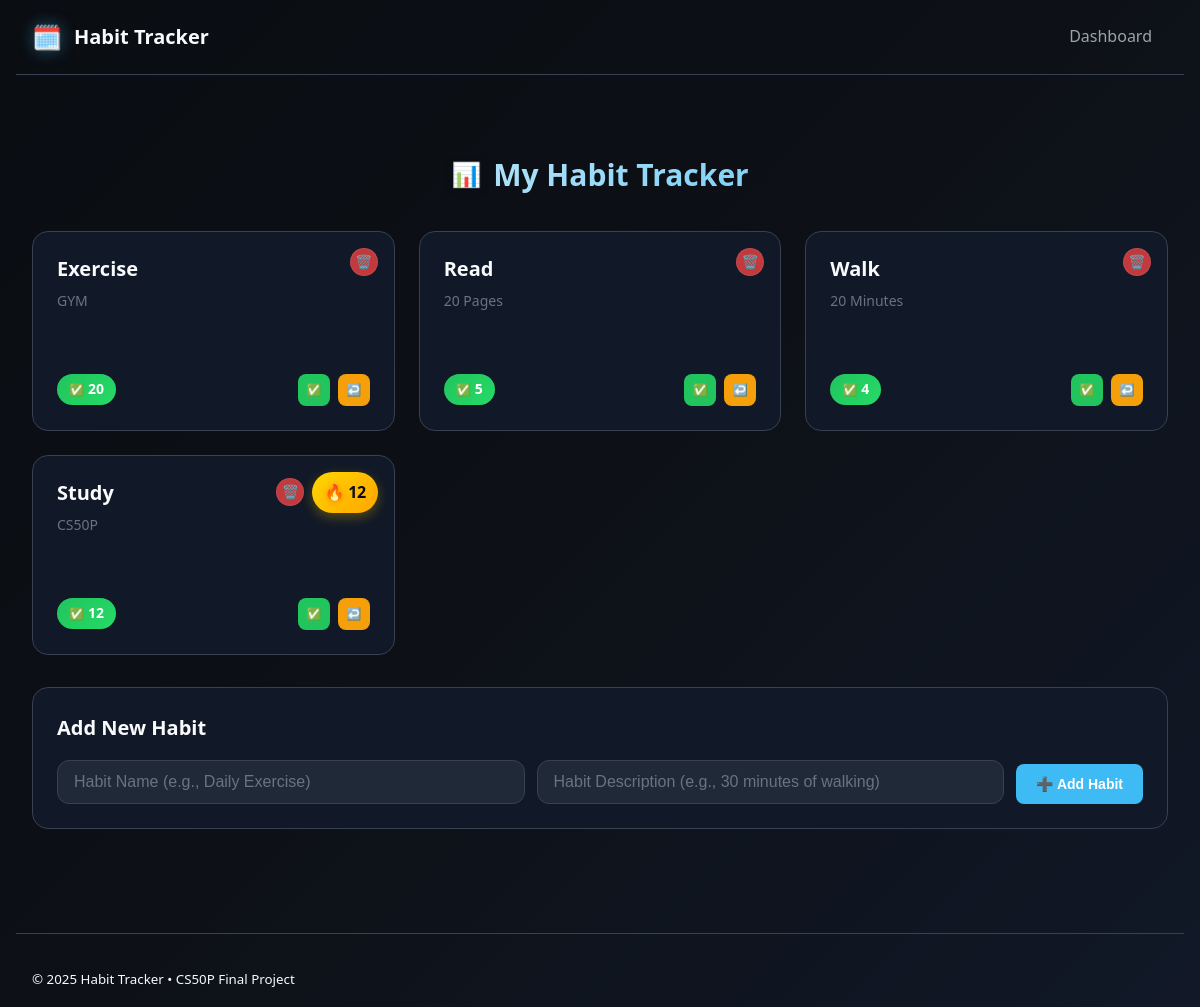
The page / on the database its author committed.
### tables this page shows
CREATE TABLE habits (
        id INTEGER PRIMARY KEY AUTOINCREMENT,
        name TEXT NOT NULL UNIQUE,
        description TEXT,
        created_date DATE NOT NULL
    );

### project.py (the view)
@app.route("/")
def index():
    habit_rows = habit_manager.get_all()
    habits = []
    for row in habit_rows:
        habit = dict(row)
        habit['streak'] = habit_manager.streak(habit['id'])
        habits.append(habit)
    return render_template("index.html", habits=habits)

### project.py (called while the page is built)
    def get_all(self):
        con = sqlite3.connect(self.db_name)
        con.row_factory = sqlite3.Row  # 👈 this makes rows act like dicts
        db = con.cursor()
        db.execute("SELECT h.* , count(t.id) as total_done from habits h left join habit_tracker t on h.id = t.habit_id group by h.id  ")
        habits = db.fetchall()
        con.close()
        return habits

    def streak(self,habit_id):
        today = datetime.date.today()
        streak = 0
        con = sqlite3.connect(self.db_name)
        db = con.cursor()
        streakrows = db.execute("select date from habit_tracker where habit_id = ? order by date DESC", (habit_id,))
        for row in streakrows.fetchall():
            completed_date = datetime.date.fromisoformat(row[0])
            if completed_date == today - datetime.timedelta(days=streak):
                streak += 1
            else:
                break
        return streak

### templates/index.html
{% extends "layout.html" %}
{% block main %}
<h1>My Habit Tracker</h1>
{% if habits %}
<div class="habit-list">
    {% for habit in habits %}
    <div class="habit-card" onclick="window.location.href='/habit/{{ habit.id }}/chart'" style="cursor: pointer;">
        {% if habit.streak > 0 %}
        <div class="habit-top-section">
            <form action="{{ url_for('delete', habit_id=habit.id) }}" method="POST" style="display:inline;">
                <button class="delete-btn" type="submit" title="Delete habit" onclick="return confirm('Are you sure you want to delete this habit?')">🗑️</button>
            </form>
            <div class="streak-badge" {% if habit.streak >= 21 %}data-streak-tier="high"{% endif %}>
                <span class="streak-flame">🔥</span>
                <span class="streak-number">{{ habit.streak }}</span>
            </div>
        </div>
        {% else %}
        <div class="habit-top-section">
            <form action="{{ url_for('delete', habit_id=habit.id) }}" method="POST" style="display:inline;">
                <button class="delete-btn" type="submit" title="Delete habit" onclick="return confirm('Are you sure you want to delete this habit?')">🗑️</button>
            </form>
        </div>
        {% endif %}
        <h2>{{ habit.name }}</h2>
        <p class="description">{{ habit.description or "No description provided" }}</p>
        <div class="habit-card-footer">
            <span class="total-done-badge">{{ habit.total_done or 0 }}</span>
            <div class="action-buttons" onclick="event.stopPropagation()">
                <form action="{{ url_for('mark', habit_id=habit.id) }}" method="POST" style="display:inline;">
                    <button class="btn btn--success btn--small btn--icon-only mark-btn" type="submit">✅</button>
                </form>
                <form action="{{ url_for('unmark', habit_id=habit.id) }}" method="POST" style="display:inline;">
                    <button class="btn btn--warning btn--small btn--icon-only" type="submit">↩️</button>
                </form>
            </div>
        </div>
    </div>
    {% endfor %}
</div>
{% else %}
<div class="empty-state">
    <h3>No habits yet!</h3>
    <p>Start building better habits by adding your first one below.</p>
    <div style="font-size: 4rem; margin-bottom: 1rem;">🌱</div>
</div>
{% endif %}
<div class="add-habit">
    <h2>Add New Habit</h2>
    <form method="post" action="{{ url_for('add') }}">
        <input type="text" name="name" placeholder="Habit Name (e.g., Daily Exercise)" required maxlength="100">
        <input type="text" name="description" placeholder="Habit Description (e.g., 30 minutes of walking)" maxlength="200">
        <button type="submit" class="btn">➕ Add Habit</button>
    </form>
</div>
{% endblock %}

### templates/layout.html (shortened to what this page needs)
<!DOCTYPE html>
<html lang="en">
<head>
    <link rel="stylesheet" href="{{ url_for('static', filename='style.css') }}">
</head>
<body>
    <header class="container header">
        <div class="brand">
            <span class="logo">🗓️</span>
            <a href="{{ url_for('index') }}">Habit Tracker</a>
        </div>
        <nav class="nav">
            <a href="{{ url_for('dashboard') }}" class="nav-link">Dashboard</a>
        </nav>
    </header>
    <main class="container">
        {% block main %}{% endblock %}
    </main>
    <footer class="container footer">
        <small>© {{ 2025 }} Habit Tracker • CS50P Final Project</small>
    </footer>

### rows shown on the page
habits: name "Exercise", description "GYM", total_done "20"
habits: name "Read", description "20 Pages", total_done "5"
habits: name "Walk", description "20 Minutes", total_done "4"
habits: streak "12", name "Study", description "CS50P", total_done "12"

### other values the page prints
{{ 2025 }} "2025"
